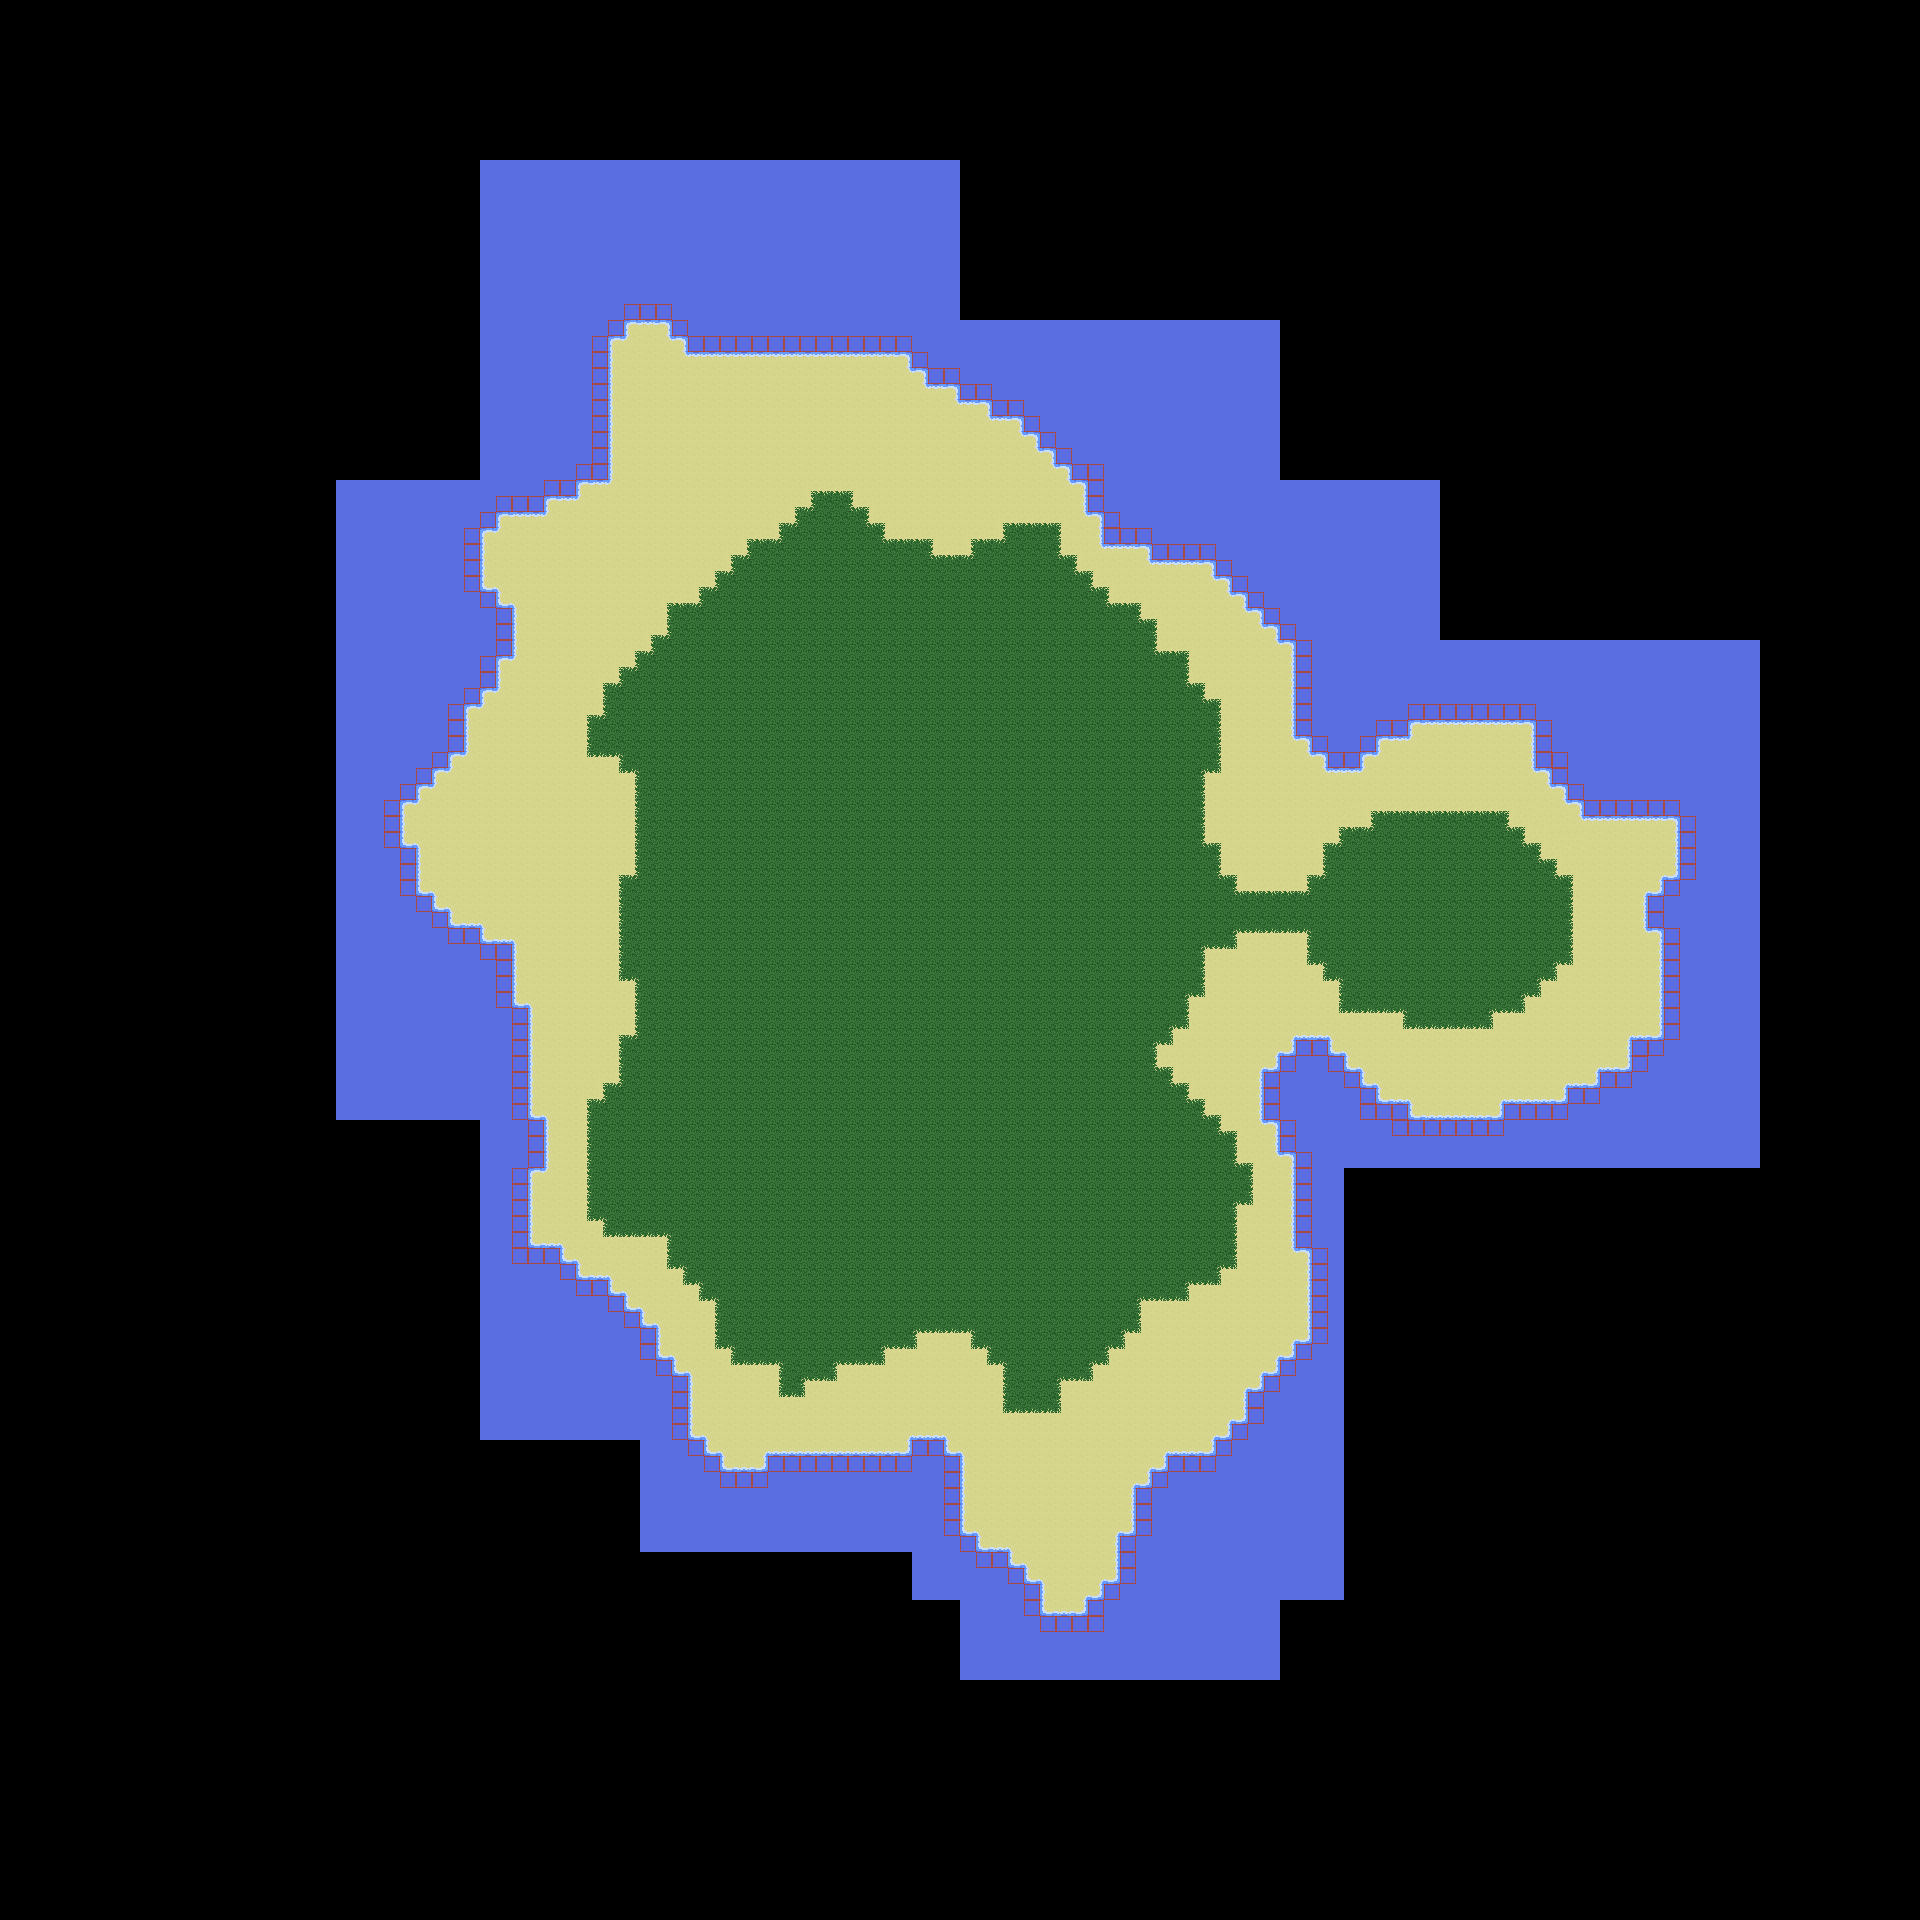

This is a level from a 2D game, rendered from its Tiled map with the project's own tilesets. A one-line summary and the map file follow, with tile-layer data summarised:
An orthogonal 120x120 tile map with 16x16 px tiles, 3 tile layers (Ground, Water, Colliders) and 1 object (PlayerSpawn).

<map version="1.10" tiledversion="1.10.2" orientation="orthogonal" renderorder="left-down" width="120" height="120" tilewidth="16" tileheight="16" infinite="0" nextlayerid="7" nextobjectid="3">
 <tileset firstgid="1" source="WorldAtlas.tsx" />
 <layer id="1" name="Ground" width="120" height="120" locked="1">
  <data>[14400 cells, 5807 non-empty, 15 distinct tile ids]</data>
 </layer>
 <layer id="6" name="Water" width="120" height="120" locked="1">
  <data>[14400 cells, 352 non-empty, 5 distinct tile ids]</data>
 </layer>
 <objectgroup id="3" name="Objects">
  <object id="2" name="PlayerSpawn" x="1440" y="912" />
 </objectgroup>
 <layer id="2" name="Colliders" width="120" height="120">
  <data>[14400 cells, 264 non-empty, 1 distinct tile ids]</data>
 </layer>
</map>